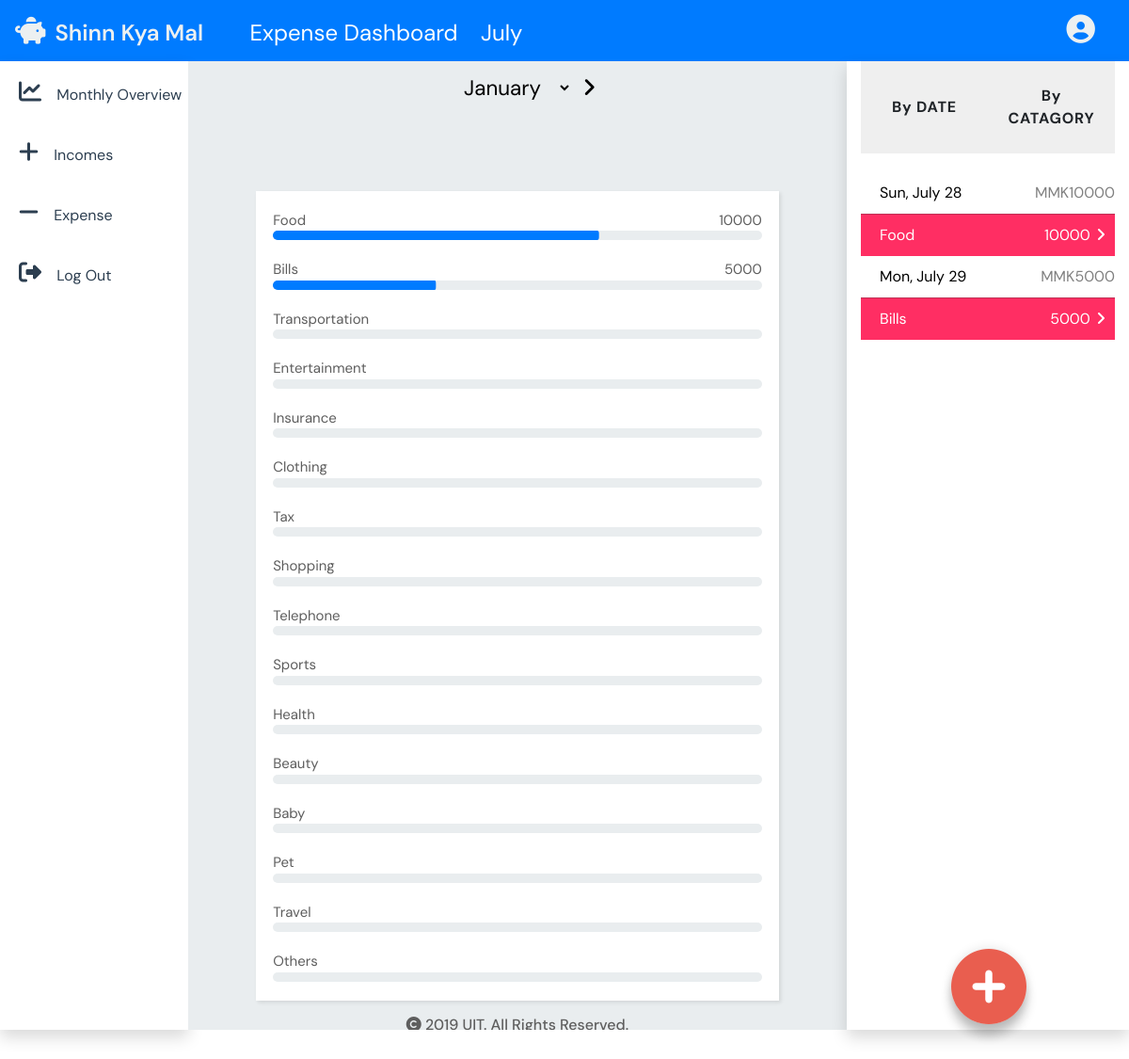
Page /main/expenseMainPage.php?month=07 (signed in) on the committed database.
### tables this page shows
CREATE TABLE `expensebycat` (
  `expense_cat_fk_id` int(11) NOT NULL,
  `expense_user_cat_id` int(11) NOT NULL,
  `expense_cat_amount` int(11) NOT NULL,
  `expense_cat_date` date NOT NULL
);

CREATE TABLE `expense` (
  `expense_id` int(10) NOT NULL,
  `expense_categories` varchar(255) NOT NULL,
  `expense_user_fk_id` int(11) DEFAULT NULL,
  `expense_dateTime` date NOT NULL,
  `expense_amount` int(11) NOT NULL
);

### main/expenseMainPage.php (the view, shortened to what this page needs)
<?php
    include("D:/xampp/htdocs/Shinn-Kya-Mal---Final-master/main/cons/config.php");
    if(!isset($_SESSION['user']))
    {
        header("location: signinPage.php?");
        exit();
    }
    else if(isset($_SESSION['user']))
    {
        $id=$_SESSION['id'];
        $month = $_GET['month'];
        $monthToStyle = $month;
        $sql = "SELECT expense.* FROM expense LEFT JOIN userinfo ON user_id=expense_user_fk_id WHERE expense_user_fk_id='$id' AND MONTH(expense_dateTime)='$month' ORDER BY expense_dateTime ";
        $result = mysqli_query($conn, $sql);
        $preDate = "";
        $total = 0;
    }
?>
<!DOCTYPE html>
<html lang="en">
<head>
    <link rel="stylesheet" href="https://maxcdn.bootstrapcdn.com/bootstrap/4.3.1/css/bootstrap.min.css">
    <link rel="stylesheet" href="style.php?month=<?php echo($monthToStyle) ?>" type="text/css">
</head>
<body>
<header id="main">
        <nav class="navbar navbar-light bg-primary">
            <a class="navbar-brand" href="#"><i class="fas fa-piggy-bank"></i>Shinn Kya Mal</a>
            <ul class="navbar-nav mr-auto my-auto">
                <li class="nav-item">
                    Expense Dashboard
                </li>
                <li class="nav-item">
                    <?php
                       if($month == "01")
                       {
                           echo("January");
                       }
                       else if($month == "02")
                       {
                            echo("February");
                       }
                       else if($month == "03")
                       {
                            echo("March");
                       }
                       else if($month == "04")
                       {
                            echo("April");
                       }
                       else if($month == "05")
                       {
                            echo("May");
                       }
                       else if($month == "06")
                       {
                            echo("June");
                       }
                       else if($month == "07")
                       {
                            echo("July");
                       }
                    ?>
                </li>
            </ul>
            <span><a href="profilePage.php?"><i class="fas fa-user-circle"></i></a></span>
        </nav>
    </header>
    <?php
        $currentMont = date('m', time());
    ?>
    <section id="sub-Main">
        <div class="container-fluid">
            <div class="row">
                <div class="col-2 shadow justify-content-md-center" id="left-column">
                    <ul class="nav flex-column">
                        <li class="nav-item">
                            <a class="nav-link" href="monthlyMainPage.php?month=<?php echo($currentMont) ?> ">
                                <i class="fas fa-chart-line"></i>
                                <span>Monthly Overview</span>
                            </a>
                        </li>
                        <li class="nav-item">
                            <a class="nav-link" href="incomeMainPage.php?month=<?php echo($currentMont) ?> ">
                                <i class="fas fa-plus"></i>
                                <span>Incomes</span>
                            </a>
                        </li>
                        <li class="nav-item">
                            <a class="nav-link" href="expenseMainPage.php?month=<?php echo($currentMont) ?> ">
                                <i class="fas fa-minus"></i>
                                <span>Expense</span>
                            </a>
                        </li>
                        <li class="nav-item">
                            <a class="nav-link" href="logout_inc.php">
                                <i class="fas fa-sign-out-alt"></i>
                                <span>Log Out</span>
                            </a>
                        </li>
                    </ul>
                </div>
                <div class="col-7 dashboard " id="middle-column">
                    <form action="" method="POST">
                        <div id="clock">
                            <select id="months" name="month">
                                <option value="January">January</option>
                            </select>
                            <button type="submit" style="border:none;outline:none;background:transparent;" name="goToMonth"><i class="fas fa-angle-right"></i></button>
                        </div>
                    </form>
                    <?php
                        $sqlFood = "SELECT * FROM expensebycat WHERE expense_user_cat_id='$id' AND MONTH(expense_cat_date)='$month' AND expense_cat_fk_id='37' ";
                        $resultFood = mysqli_query($conn, $sqlFood);
                        $rowFood = $resultFood->fetch_assoc();
                        $amountFood = $rowFood['expense_cat_amount'];
                        $sqlBills = "SELECT * FROM expensebycat WHERE expense_user_cat_id='$id' AND MONTH(expense_cat_date)='$month' AND expense_cat_fk_id='38' ";
                        $resultBills = mysqli_query($conn, $sqlBills);
                        $rowBills = $resultBills->fetch_assoc();
                        $amountBills = $rowBills['expense_cat_amount'];
                    ?>
                    <div class="frame1">
                        <div class="row donut justify-content-md-center">
                        </div>
                        <div class="row justify-content-md-center">
                            <div class="datas">
                                <div class="data users">
                                    <div class="text">
                                        <span class="left">Food</span>
                                        <?php
                                            if($amountFood != 0)
                                            {
                                        ?>
                                            <span class="right"><?php echo($amountFood) ?></span>
                                        <?php
                                            }
                                        ?>
                                    </div>
                                    <div class="line1">
                                        <div class="fill1 Food">
                                        </div>
                                    </div>
                                </div>
                                <div class="data gb">
                                    <div class="text">
                                        <span class="left">Bills</span>
                                        <?php
                                            if($amountBills != 0)
                                            {
                                        ?>
                                            <span class="right"><?php echo($amountBills) ?></span>
                                        <?php
                                            }
                                        ?>
                                    </div>
                                    <div class="line1">
                                        <div class="fill1 Bills"></div>
                                    </div>
                                </div>
                                <div class="data projects">
                                    <div class="text">
                                        <span class="left">Transportation</span>
                                    </div>
                                    <div class="line1">
                                    </div>
                                </div>
                                <div class="data projects">
                                    <div class="text">
                                        <span class="left">Entertainment</span>
                                    </div>
                                    <div class="line1">
                                    </div>
                                </div>
                                <div class="data projects">
                                    <div class="text">
                                        <span class="left">Insurance</span>
                                    </div>
                                    <div class="line1">
                                    </div>
                                </div>
                                <div class="data projects">
                                    <div class="text">
                                        <span class="left">Clothing</span>
                                    </div>
                                    <div class="line1">
                                    </div>
                                </div>
                                <div class="data projects">
                                    <div class="text">
                                        <span class="left">Tax</span>
                                    </div>
                                    <div class="line1">
                                    </div>
                                </div>
                                <div class="data projects">
                                    <div class="text">
                                        <span class="left">Shopping</span>
                                    </div>
                                    <div class="line1">
                                    </div>
                                </div>
                                <div class="data projects">
                                    <div class="text">
                                        <span class="left">Telephone</span>
                                    </div>
                                    <div class="line1">
                                    </div>
                                </div>
                                <div class="data projects">
                                    <div class="text">
                                        <span class="left">Sports</span>
                                    </div>
                                    <div class="line1">
                                    </div>
                                </div>
                                <div class="data projects">
                                    <div class="text">
                                        <span class="left">Health</span>
                                    </div>
                                    <div class="line1">
                                    </div>
                                </div>
                                <div class="data projects">
                                    <div class="text">
                                        <span class="left">Beauty</span>
                                    </div>
                                    <div class="line1">
                                    </div>
                                </div>
                                <div class="data projects">
                                    <div class="text">
                                        <span class="left">Baby</span>
                                    </div>
                                    <div class="line1">
                                    </div>
                                </div>
                                <div class="data projects">
                                        <div class="text">
                                            <span class="left">Pet</span>
                                        </div>
                                        <div class="line1">
                                        </div>
                                    </div>
                                    <div class="data projects">
                                            <div class="text">
                                                <span class="left">Travel</span>
                                            </div>
                                            <div class="line1">
                                            </div>
                                        </div>
                                <div class="data projects">
                                    <div class="text">
                                        <span class="left">Others</span>
                                    </div>
                                    <div class="line1">
                                    </div>
                                </div>
                            </div>
                        </div>
                        <div class="row justify-content-md-center py-3">
                            <h6><i class="fas fa-copyright"></i> 2019 UIT. All Rights Reserved. </h6>
                        </div>
                    </div>
                </div>
                <div class="col-3 shadow" id="right-column">
                    <table>
                        <tr>
                            <th id="borderchange1" onclick="bydate()">By DATE</th>
                            <th id="borderchange2" onclick="bycata()">By CATAGORY</th>
                        </tr>
                        <tr class="blank_row">
                            <td colspan="1"></td>
                        </tr>
                        <tbody id="date">
                        <?php
                            while($rowTable = mysqli_fetch_assoc($result))
                            {
                                if($preDate != $rowTable['expense_dateTime'])
                                {
                                    $preDate = $rowTable['expense_dateTime'];
                                    $preDate_format = strtotime($preDate);
                                    $new_date_format = date('D, F d', $preDate_format);
                                    $editMonth = date('m', $preDate_format);
                                    $sqlTotal = "SELECT expense.* FROM expense LEFT JOIN userinfo ON user_id=expense_user_fk_id WHERE expense_user_fk_id='$id' AND expense_dateTime='$preDate' ";
                                    $resultTotal = mysqli_query($conn, $sqlTotal);
                                    while($rowTotal = mysqli_fetch_assoc($resultTotal))
                                    {
                                        $total = $total + $rowTotal['expense_amount'];
                                    }
                        ?>
                            <tr class="dateUnderline">
                                <td class="day"><?php echo($new_date_format) ?></td>
                                <td class="gray text-right">MMK<?php echo($total); $total=0; ?></td>
                            </tr>
                            <tr id="two" class="expense">
                                <td>
                                    <?php echo($rowTable['expense_categories']) ?>
                                </td>
                                <td class="money">
                                    <?php echo($rowTable['expense_amount']) ?>
                                    <a href="expenseEdit.php?id=<?php echo($rowTable['expense_id']) ?>&month=<?php echo($editMonth) ?>">
                                        <i class="fas fa-angle-right gray"></i></i>
                                    </a>
                                </td>
                            </tr>
                        <?php
                                }
                            }
                        ?>
                        </tbody>
                    </table>
                </div>
            </div>
            <div class="addBtn">
                        <a href="" class="btn btn-outline-*" data-toggle="modal" data-target="#expensemodal">
                            <i class="fas fa-plus-circle"></i>
                        </a>
            </div>
        </div>
    </section>
</body>
</html>

### rows in the picture
expensebycat: expense_cat_amount "10000"
expensebycat: expense_cat_amount "5000"
expense: expense_dateTime "Sun, July 28", total "10000", expense_categories "Food", expense_amount "10000"
expense: expense_dateTime "Mon, July 29", total "5000", expense_categories "Bills", expense_amount "5000"
